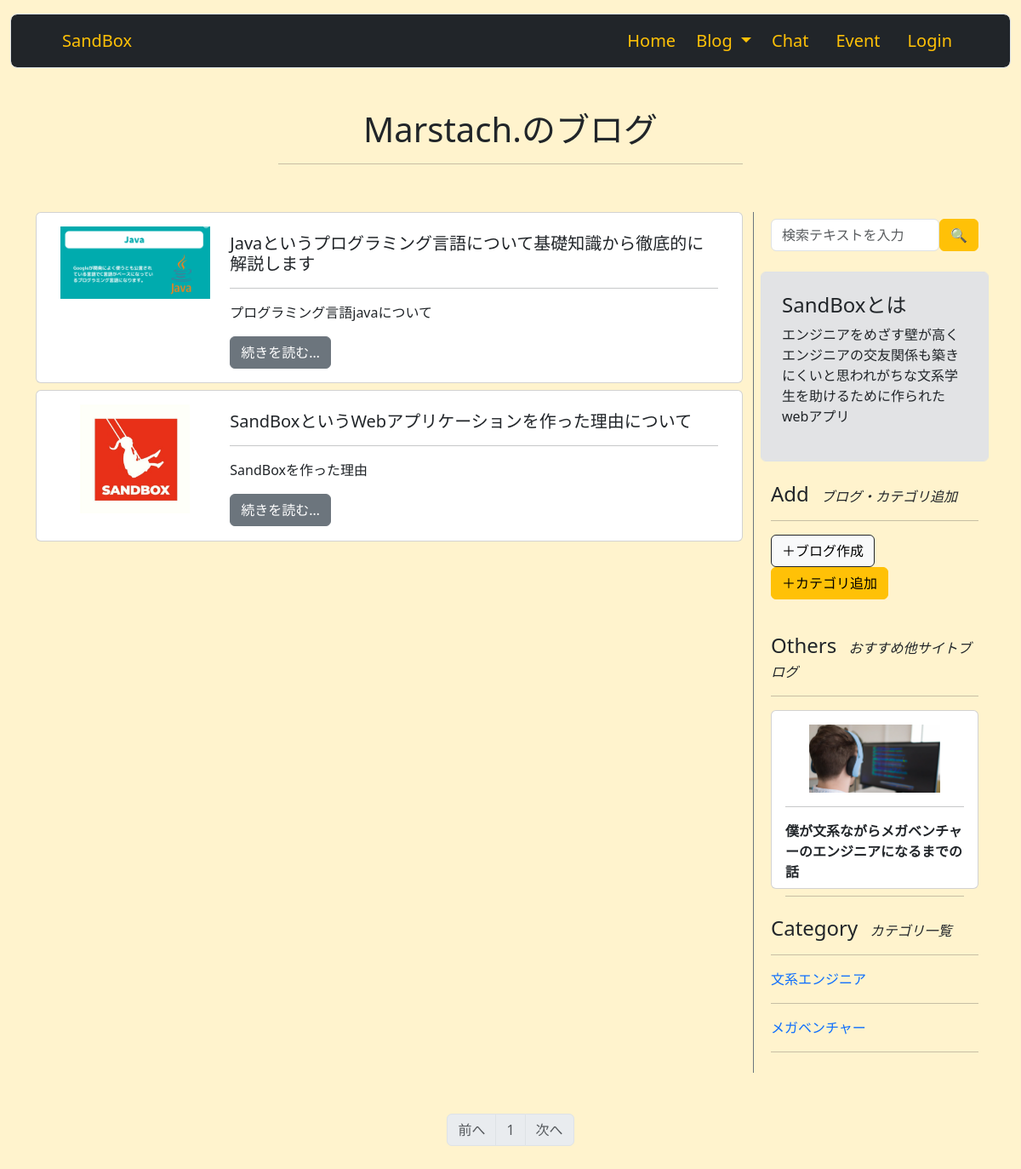
Screenshot of /1/user_blog with the database file from the repository.
### sandbox_system/models.py (models this page shows, shortened)
class User(db.Model, UserMixin):
    __tablename__ = 'users'
    id = db.Column(db.Integer, primary_key=True)
    email = db.Column(db.String(64), unique=True, index=True)
    username = db.Column(db.String(64), unique=True, index=True)
    introduce = db.Column(db.Text)
    tech = db.Column(db.Text)
    job = db.Column(db.String(64))
    image = db.Column(db.String(140))
    password_hash = db.Column(db.String(128))
    administrator = db.Column(db.String(1))
    blog = db.relationship('Blog', backref = 'author', lazy = 'dynamic')
    @property
    def password(self):
        raise AttributeError('password is not a readable attribute')

class Blog(db.Model):
    __tablename__ = 'blog'
    id = db.Column(db.Integer, primary_key=True)
    user_id = db.Column(db.Integer, db.ForeignKey('users.id'))
    date = db.Column(db.Date, default = datetime.date.today())
    category_id = db.Column(db.Integer, db.ForeignKey('blog_category.id'))
    title = db.Column(db.String(140))
    text = db.Column(db.Text)
    summary = db.Column(db.String(140))
    image = db.Column(db.String(140))

class OtherBlog(db.Model):
    __tablename__ = 'otherblog'
    id = db.Column(db.Integer, primary_key=True)
    title = db.Column(db.String(140))
    summary = db.Column(db.String(140))
    category_id = db.Column(db.Integer, db.ForeignKey('blog_category.id'))
    text = db.Column(db.Text)
    url = db.Column(db.String(140))
    image = db.Column(db.String(140))

class BlogCategory(db.Model):
    __tablename__ = 'blog_category'
    id = db.Column(db.Integer, primary_key=True)
    category = db.Column(db.String(140))
    blogs = db.relationship('Blog', backref='blogcategory', lazy='dynamic')
    otherblogs = db.relationship('OtherBlog', backref='blogcategory', lazy='dynamic')

### sandbox_system/blogs/view.py (the view)
@blogs.route('/<int:user_id>/user_blog', methods=['GET', 'POST'])
def user_blog(user_id):
    form = BlogSearchForm()
    category_form = BlogCategoryForm()
    if category_form.validate_on_submit():
        new_category = BlogCategory(category=category_form.category.data)
        db.session.add(new_category)
        db.session.commit()
        flash('カテゴリが追加されました')
        return redirect(url_for('blogs.blog_list'))
    if Blog.query.filter_by(user_id=user_id).first():
        blog_user = Blog.query.filter_by(user_id=user_id).first()
    else:
        blog_user = ''
    page = request.args.get('page', 1, type=int)
    if Blog.query.filter_by(user_id=user_id).first():
        blogs = Blog.query.filter_by(user_id=user_id).order_by(Blog.id.desc()).paginate(page=page, per_page=10)
    else:
        blogs = ''
    if BlogCategory.query.first():
        blog_categories = BlogCategory.query.order_by(BlogCategory.id.asc()).all()
    else:
        blog_categories = ''
    if OtherBlog.query.first():
        recent_other_blogs = OtherBlog.query.order_by(OtherBlog.id.desc()).limit(3).all()
    else:
        recent_other_blogs = ''
    return render_template('blog/sandbox_blog_list.html', blogs=blogs, blog_categories=blog_categories, form=form, category_form=category_form, blog_user=blog_user, recent_other_blogs=recent_other_blogs)

### sandbox_system/blogs/form.py (shortened to what this page needs)
class BlogSearchForm(FlaskForm):
    searchtext = StringField('検索テキスト', validators=[DataRequired()])
    submit = SubmitField('🔍')

class BlogCategoryForm(FlaskForm):
    category = StringField('カテゴリ名', validators=[DataRequired()])
    submit = SubmitField('保存')

### sandbox_system/__init__.py (called while the page is built)
@event.listens_for(Engine, "connect")
def set_sqlite_pragma(dbapi_connection, connection_record):
    cursor = dbapi_connection.cursor()
    cursor.execute("PRAGMA foreign_keys=ON")
    cursor.close()

### sandbox_system/templates/blog/sandbox_blog_list.html (shortened to what this page needs)
{% extends 'base.html' %}
{% block content %}
    <div class="container pb-4">
        <div class="row my-3">
            <div class="col-md-6 m-auto text-center">
                {% if searchtext %}
                    <h1 class="text-center">"{{ searchtext }}"の検索結果</h1>
                    <hr>
                {% elif blog_category %}
                    <h1 class="text-center">{{ blog_category.category }}</h1>
                    <hr>
                {% elif blog_user %}
                    <h1>{{ blog_user.author.username }}のブログ</h1>
                    <hr>
                {% else %}
                    <h1 class="text-center">Blog <span class="fs-5 ms-2 fst-italic">SandBox</span></h1>
                    <hr>
                {% endif %}
            </div>
        </div>
    </div>
    <div class="container">
        <div class="row">
            <div class="col-9">
                <div class="row">
                    {% if blogs %}
                    {% for blog in blogs.items %}
                    <div class="col-12 mb-2">
                        <div class="card h-100">
                            <div class="card-body" style="max-height: 15rem;">
                                <div class="container">
                                    <div class="row row-cols-auto">
                                        {% if blog.image %}
                                        <div class="col-3 mb-3" style="text-align: center;">
                                                <img src="{{ url_for('static', filename='image/' + blog.image) }}" class="img-fluid" style="max-height: 8rem; max-width: 11rem;">
                                        </div>
                                        {% endif %}
                                        <div class="col-9">
                                            <h5 class="card-title pt-2"><a href="{{ url_for('blogs.blog', blog_id=blog.id) }}" class="text-decoration-none text-dark">{{ blog.title }}</a></h5>
                                            <hr>
                                            <p>{{ blog.summary }}</p>
                                            <a href="{{ url_for('blogs.blog', blog_id=blog.id) }}" class="btn btn-secondary">続きを読む…</a>
                                        </div>
                                    </div>
                                </div>
                            </div>
                        </div>
                    </div>
                    {% endfor %}
                    {% else %}
                    <p class="text-center my-3">ブログがありません</p>
                    {% endif %}
                </div>
            </div>
            <div class="col-md-3 p-2 bg-opacity-10 border border-secondary border-end-0 border-top-0 border-bottom-0">
                <div class="position-sticky" style="top: 12rem;">
                    <div class="container-fluid mb-4">
                        <form action="{{ url_for('blogs.sandbox_blog_search') }}" class="d-flex" method="post">
                            {{ render_field(form.searchtext, class="form-control", placeholder="検索テキストを入力") }}
                            {{ form.submit(class="btn btn-warning") }}
                        </form>
                    </div>
                    <div class="p-4 mb-4 bg-secondary-subtle form-control">
                        <h4>SandBoxとは</h4>
                        <p>エンジニアをめざす壁が高くエンジニアの交友関係も築きにくいと思われがちな文系学生を助けるために作られたwebアプリ</p>
                    </div>
                    <div class="container pb-4">
                        <h4>Add <span class="fs-6 ms-2 fst-italic">ブログ・カテゴリ追加</span></h4>
                        <hr>
                        <div class="row row-cols-auto">
                            <div class="col">
                                <a href="{{ url_for('blogs.blog_create') }}" class="btn btn-light border border-dark" disabled tabindex="-1" role="button" aria-disabled="true">＋ブログ作成</a>
                            </div>
                            <div class="col">
                                <button type="button" class="btn btn-warning" data-bs-toggle="modal" data-bs-target="#addCategoryModal">＋カテゴリ追加</button>
                            </div>
                        </div>
                    </div>
                    <div class="container py-3">
                        <h4>Others <span class="fs-6 ms-2 fst-italic">おすすめ他サイトブログ</span></h4>
                        <hr>
                        {% if recent_other_blogs %}
                        {% for recent_other_blog in recent_other_blogs %}
                        <div class="col mb-3">
                            <div class="card h-100">
                                <div class="card-body" style="max-height: 13rem;">
                                    {% if recent_other_blog.image %}
                                        <div style="text-align: center;">
                                                <img src="{{ url_for('static', filename='image/' + recent_other_blog.image) }}" class="img-fluid card-image-top" style="max-height: 5rem;">
                                        </div>
                                    {% endif %}
                                    <hr>
                                    <p class="card-title fs-6"><a href="{{ recent_other_blog.url }}" class="text-decoration-none text-dark"><b>{{ recent_other_blog.title }}</b></a></p>
                                    <hr>
                                </div>
                            </div>
                        </div>
                        {% endfor %}
                        {% else %}
                        <p class="text-center my-3">ブログがありません</p>
                        {% endif %}
                    </div>
                    <div class="container mb-3">
                        <h4>Category <span class="fs-6 ms-2 fst-italic">カテゴリ一覧</span></h4>
                        <hr>
                        {% if blog_categories %}
                        {% for blog_category in blog_categories %}
                        <ol class="list-unstyled">
                            <li>
                                <a href="{{ url_for('blogs.sandbox_category_blog', blog_category_id=blog_category.id) }}" class="text-decoration-none">{{ blog_category.category }}</a>
                            </li>
                            <hr>
                        </ol>
                        {% endfor %}
                        {% else %}
                        <p class="text-center my-3">カテゴリがありません</p>
                        {% endif %}
                    </div>
                </div>
            </div>
        </div>
    </div>
    {% if blogs %}
        <nav class="my-5" aria-label="Page navigation">
            <ul class="pagination justify-content-center">
                <li {% if blogs.has_prev %} class="page-item" {%else%} class="page-item disabled" {% endif %}><a class="page-link" href="{% if blogs.has_prev %}{{ url_for('blogs.blog_list', page=blogs.prev_num) }}{% else %}#{% endif %}">前へ</a></li>
        {% for page_num in blogs.iter_pages(left_edge=1, right_edge=1, left_current=1, right_current=2) %}
            {% if page_num %}
                {% if blogs.page == page_num %}
                    <li class="page-item disabled"><a class="page-link" href="#">{{ page_num }}</a></li>
                {% else %}
                    <li class="page-item"><a class="page-link" href="{{ url_for('blogs.blog_list', page=page_num) }}">{{ page_num }}</a></li>
                {% endif %}
            {% else %}
                <li class="page-item disabled"><a class="page-link" href="#">&hellip;</a></li>
            {% endif %}
        {% endfor %}
            <li {% if blogs.has_next %} class="page-item" {% else %} class="page-item disabled" {% endif %}><a class="page-link" href="{% if blogs.has_next %}{{ url_for('blogs.blog_list',page=blogs.next_num) }}{% else %}#{% endif %}">次へ</a></li>
            </ul>
        </nav>
    {% endif %}
{% endblock %}

### rows the page displays
User: author.username "Marstach."
Blog: image (picture), title "Javaというプログラミング言語について基礎知識から徹底的に解説します", summary "プログラミング言語javaについて"
Blog: image (picture), title "SandBoxというWebアプリケーションを作った理由について", summary "SandBoxを作った理由"
OtherBlog: image (picture), title "僕が文系ながらメガベンチャーのエンジニアになるまでの話"
BlogCategory: category "文系エンジニア"
BlogCategory: category "メガベンチャー"

### other values shown
{{ page_num }} "1"
